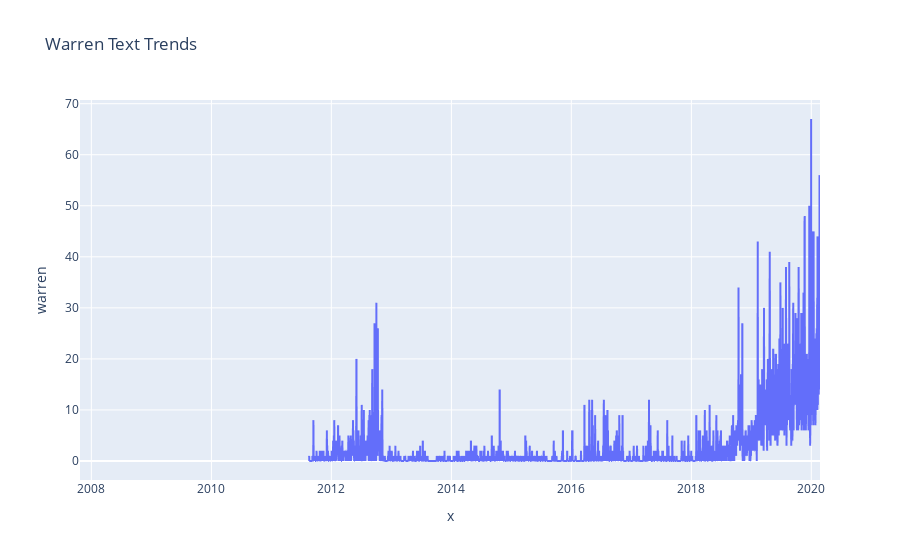
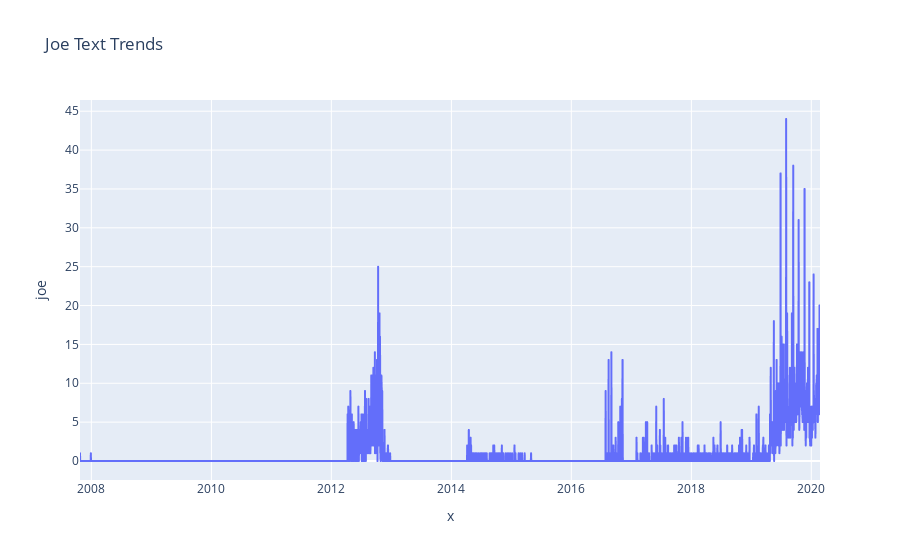

The notebook cell saved with these charts, in order:
### Code cell
plot_trend(data.index, 'warren')
plot_trend(data.index, 'joe')

### Figure 1 — Plotly figure (JSON) as saved in the notebook; plotly's stock layout.template omitted (floating-point values rounded to 4 significant figures; data arrays with more than 128 entries replaced by an {"elided": "..."} marker saying what was removed)
{"data": [{"hoverlabel": {"namelength": 0}, "hovertemplate": "x=%{x}<br>warren=%{y}", "legendgroup": "", "line": {"color": "#636efa", "dash": "solid"}, "mode": "lines", "name": "", "showlegend": false, "type": "scattergl", "x": {"elided": "4506 str values"}, "xaxis": "x", "y": {"elided": "4506 int values"}, "yaxis": "y"}], "layout": {"legend": {"tracegroupgap": 0}, "title": {"text": "Warren Text Trends"}, "xaxis": {"anchor": "y", "domain": [0, 1], "title": {"text": "x"}}, "yaxis": {"anchor": "x", "domain": [0, 1], "title": {"text": "warren"}}}}

### Figure 2 — Plotly figure (JSON) as saved in the notebook; plotly's stock layout.template omitted (floating-point values rounded to 4 significant figures; data arrays with more than 128 entries replaced by an {"elided": "..."} marker saying what was removed)
{"data": [{"hoverlabel": {"namelength": 0}, "hovertemplate": "x=%{x}<br>joe=%{y}", "legendgroup": "", "line": {"color": "#636efa", "dash": "solid"}, "mode": "lines", "name": "", "showlegend": false, "type": "scattergl", "x": {"elided": "4506 str values"}, "xaxis": "x", "y": {"elided": "4506 int values"}, "yaxis": "y"}], "layout": {"legend": {"tracegroupgap": 0}, "title": {"text": "Joe Text Trends"}, "xaxis": {"anchor": "y", "domain": [0, 1], "title": {"text": "x"}}, "yaxis": {"anchor": "x", "domain": [0, 1], "title": {"text": "joe"}}}}
